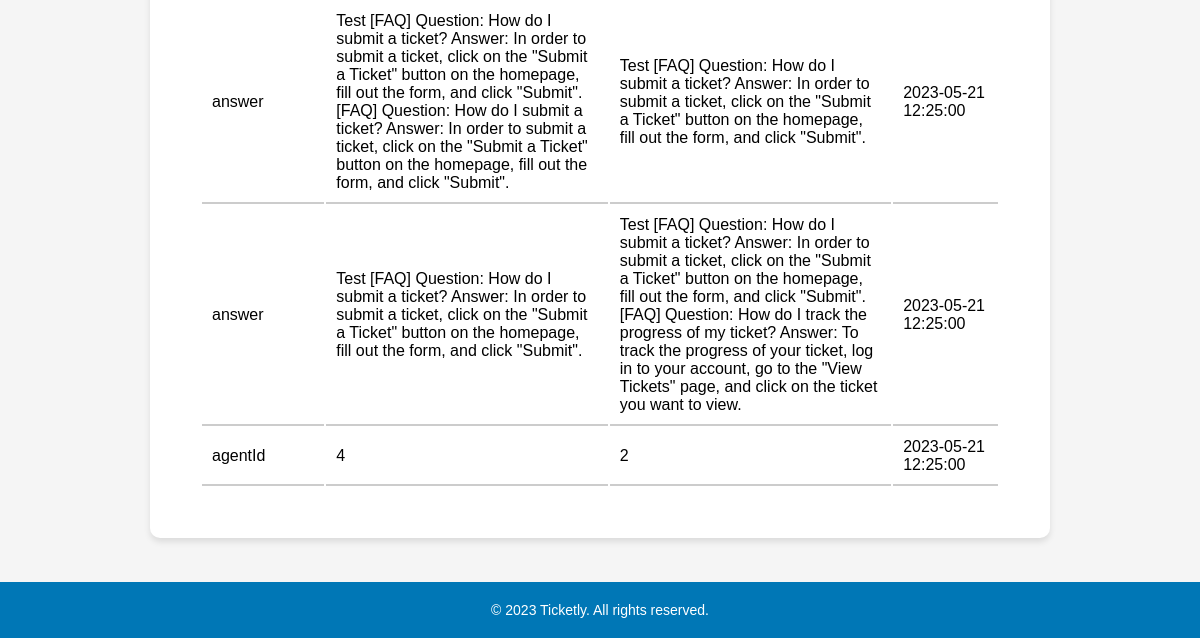
Before: /pages/ticketLog.php?id=1 (signed in, lower part) with the older database file.
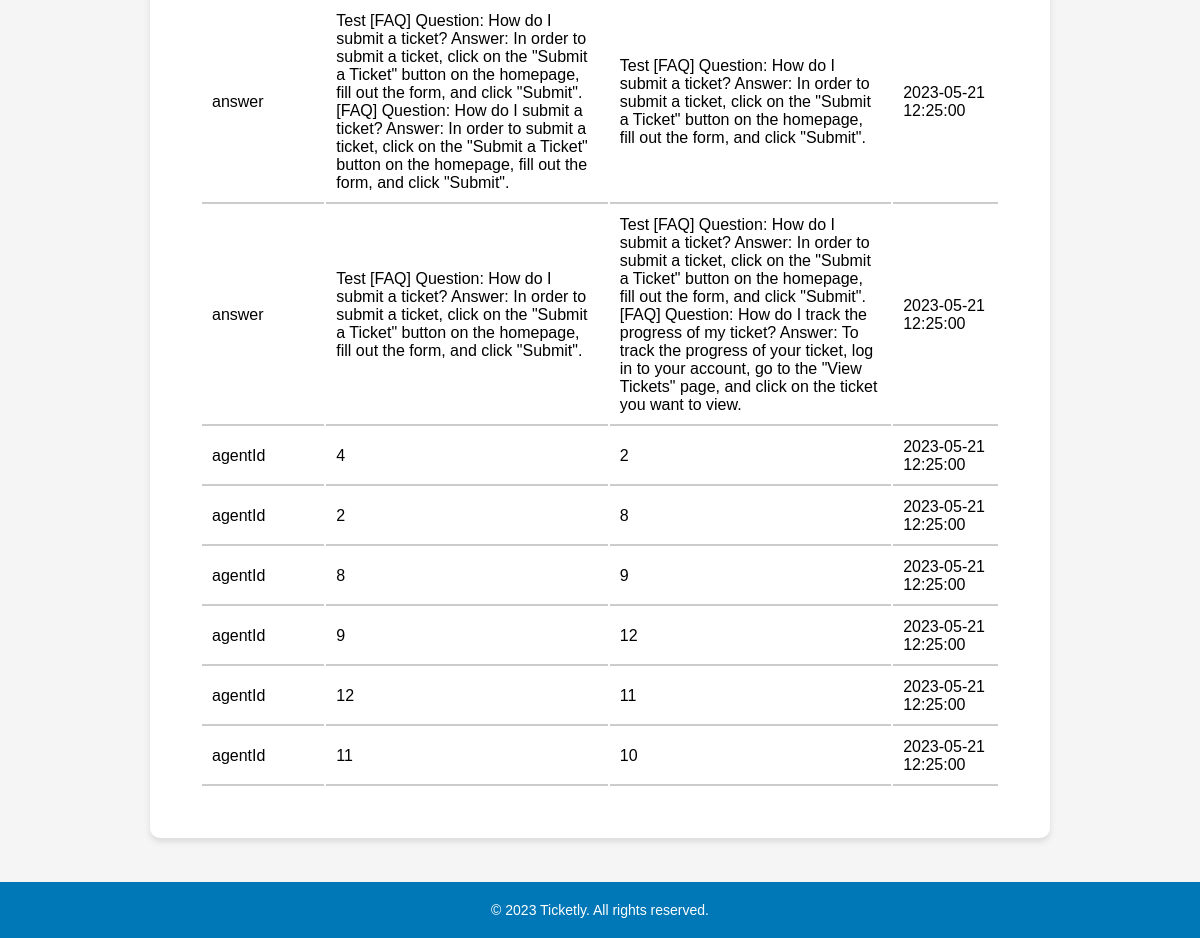
After: the same page with the newer database file.
### tables this page shows
CREATE TABLE ticket_logs (
    id INTEGER PRIMARY KEY AUTOINCREMENT,
    ticket_id INTEGER NOT NULL,
    field VARCHAR(255) NOT NULL,
    old_value TEXT,
    new_value TEXT,
    created_at DATETIME NOT NULL,
    FOREIGN KEY(ticket_id) REFERENCES tickets(id)
);

### pages/ticketLog.php (called while the page is built, shortened)
<?php
    $session = new Session();
    require_once(__DIR__ . '/../templates/ticketLog.tpl.php');
    drawTicketLog($session);
?>

### database/ticketLogs.class.php (called while the page is built, shortened)
<?php
    class TicketLogs {
        public function __construct(?int $id, int $ticketId, string $fieldName, string $oldValue, string $newValue) {
            $this->fieldName = $fieldName;
            $this->oldValue = $oldValue;
            $this->newValue = $newValue;
            $this->createdAt = date('Y-m-d H:i:s');
        }
    }
    function getLogsByTicketId(PDO $db, int $ticketId): array {
        $stmt = $db->prepare('SELECT * FROM ticket_logs WHERE ticket_id = :ticketId');
        $stmt->bindValue(':ticketId', $ticketId, PDO::PARAM_INT);
        $stmt->execute();
        $logs = [];
        while ($row = $stmt->fetch(PDO::FETCH_ASSOC)) {
            $logs[] = new TicketLogs(
                (int) $row['id'],
                (int) $row['ticket_id'],
                $row['field'],
                $row['old_value'],
                $row['new_value']
            );
        }
        return $logs;
    }
?>

### templates/ticketLog.tpl.php (the view, shortened to what this page needs)
<?php function drawTicketLog(Session $session) {
    ?>
    <!DOCTYPE html>
    <html lang="en">
    <head>
        <link rel="stylesheet" href="../style/listClients.css">
    </head>
    <body>
        <?php include '../templates/header.tpl.php';?>
        <main>
            <section id="ticket-log">
                <?php
                require_once '../database/connection.db.php';
                require_once '../database/ticketLogs.class.php';
                $db = getDatabaseConnection();
                $ticketID = $_GET['id'];
                $ticketLogs = getLogsByTicketId($db, $ticketID);
                if (empty($ticketLogs)) {
                    echo '<p>No logs found for this ticket.</p>';
                } else {
                    echo '<table>';
                    foreach ($ticketLogs as $log) {
                        echo '<tr>';
                        echo '<td>' . $log->fieldName . '</td>';
                        echo '<td>' . $log->oldValue . '</td>';
                        echo '<td>' . $log->newValue . '</td>';
                        echo '<td>' . $log->createdAt . '</td>';
                        echo '</tr>';
                    }
                    echo '</table>';
                }
                ?>
            </section>
        </main>
        <?php include '../templates/footer.tpl.php'; ?>
    </body>
    </html>
<?php } ?>

Changed rows visible on the page:
added ticket_logs: field "agentId", old_value "2", new_value "8", createdAt "2023-05-21 12:25:00"
added ticket_logs: field "agentId", old_value "8", new_value "9", createdAt "2023-05-21 12:25:00"
added ticket_logs: field "agentId", old_value "9", new_value "12", createdAt "2023-05-21 12:25:00"
added ticket_logs: field "agentId", old_value "12", new_value "11", createdAt "2023-05-21 12:25:00"
added ticket_logs: field "agentId", old_value "11", new_value "10", createdAt "2023-05-21 12:25:00"
